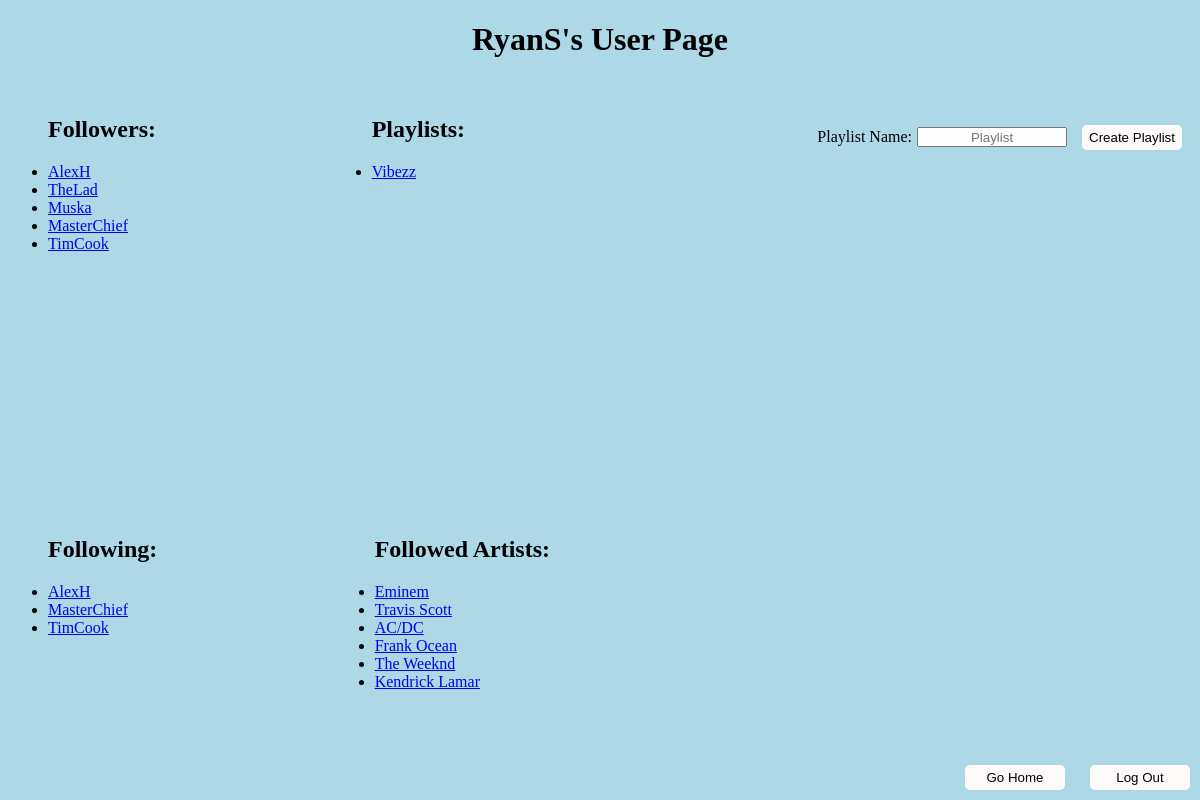
The page /user/RyanS (signed in) on the database as committed earlier.
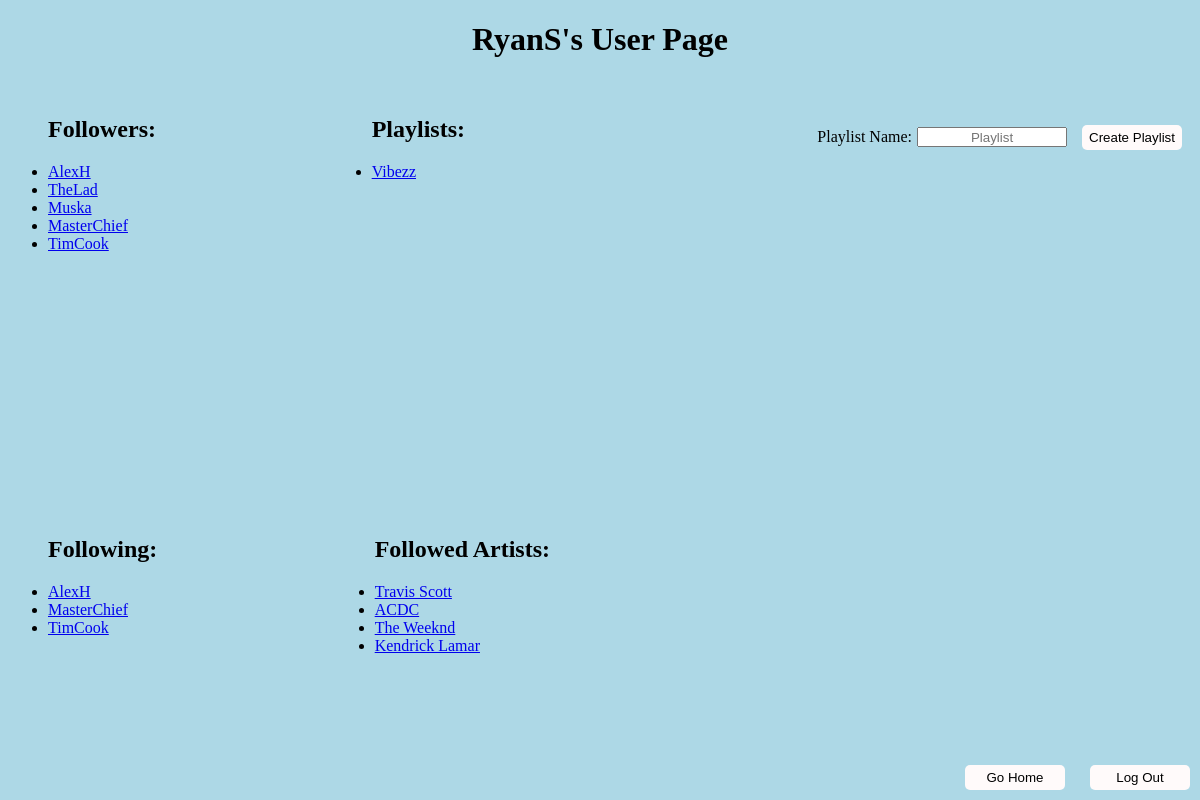
The same page on the database as committed later.
### runner.py (models this page shows, shortened)
class Users(UserMixin, db.Model):
    __tablename__ = "Users"
    id = db.Column(db.Integer, primary_key = True)
    username = db.Column(db.String, nullable = False)
    password = db.Column(db.String, nullable = False)

class Playlists(db.Model):
    __tablename__ = "Playlists"
    id = db.Column(db.Integer, primary_key = True)
    userkey = db.Column(db.Integer, nullable = False)
    name = db.Column(db.String, nullable = False)
    public = db.Column(db.Integer, nullable = False)

class Artists(db.Model):
    __tablename__ = "Artists"
    id = db.Column(db.Integer, primary_key = True)
    name = db.Column(db.String, nullable = False)

### runner.py (the view)
@app.route("/user/<username>")
@login_required
def userpage(username):
    username = username.replace("%20", " ")
    user = Users.query.filter_by(username = username).first()
    isUser = False
    if user is not None:
        if user.id == current_user.id:
            isUser = True
        if request.method == "GET":
            listFollowers = []
            listFollowing = []
            listPlaylists = []
            listArtists = []
            followers = Followers.query.filter_by(followed = user.id)
            following = Followers.query.filter_by(user = user.id)
            for follower in followers:
                temp = Users.query.filter_by(id = follower.user).first()
                listFollowers.append(temp.username)
            for follower in following:
                temp = Users.query.filter_by(id = follower.followed).first()
                listFollowing.append(temp.username)
            if (current_user.id == user.id):
                playlists = Playlists.query.filter_by(userkey = user.id)
                for playlist in playlists:
                    listPlaylists.append(playlist.name)
            else:
                playlists = Playlists.query.filter_by(userkey = user.id, public = 1)
                for playlist in playlists:
                    listPlaylists.append(playlist.name)
            followedArtists = FollowersArtists.query.filter_by(userkey = user.id)
            for artist in followedArtists:
                temp = Artists.query.filter_by(id = artist.artistkey).first()
                listArtists.append(temp.name)
            return render_template("users.html", username = username, isUser = isUser, followers = listFollowers,
                                    following = listFollowing, playlists = listPlaylists, artists = listArtists)

### runner.py (called while the page is built)
@login_manager.user_loader
def load_user(user_id):
    return Users.query.filter_by(id = user_id).first()

### templates/users.html (shortened to what this page needs)
<!DOCTYPE html>
<html lang = 'en'>
    <head>
        <link href="../static/stylesheet.css" rel="stylesheet">
    </head>
    <body>
        <h1 class="center">{{username}}'s User Page</h1>
        <ul class = "upperLeft" type = "disc">
            <h2 class = "center">Followers:</h2>
            {% if not followers %}
                <li>No followers :(</li>
            {% else %}
                {% for follower in followers %}
                    <li><a href = "/user/{{follower}}">{{follower}}</a></li>
                {% endfor %}
            {% endif %}
        </ul>
        <ul class = "bottomLeft" type = "disc">
            <h2 class = "center">Following:</h2>
            {% if not following %}
                <li>Not following anyone :(</li>
            {% else %}
                {% for follower in following %}
                    <li><a href = "/user/{{follower}}">{{follower}}</a></li>
                {% endfor %}
            {% endif %}
        </ul>
        <ul class = "upperRight" type = "disc">
            <h2 class = "center">Playlists:</h2>
            {% if not playlists %}
                <li>No playlists to show :(</li>
            {% else %}
                {% for playlist in playlists %}
                    <li><a href = "/playlist/{{playlist}}">{{playlist}}</a></li>
                {% endfor %}
            {% endif %}
        </ul>
        <ul class = "bottomRight" type = "disc">
            <h2 class = "center">Followed Artists: </h2>
            {% if not artists %}
                <li>No followed artists :(</li>
            {% else %}
                {% for artist in artists %}
                    <li><a href = "/artist/{{artist}}">{{artist}}</a></li>
                {% endfor %}
            {% endif %}
        </ul>
        {% if isUser %}
            <div class = "right">
            <label for="playlistName">Playlist Name:</label><br>
            <input type="text" class = "textbox" id="newPlaylist" name="newPlaylist" placeholder="Playlist"><br>
            <button type="button" onclick="newPlaylist()">Create Playlist</button>
            </div>
        {% endif %}
        <button type="button" class="home" onclick="goHome()">Go Home</button>
        <button type="button" class="exit" id="logout" onclick="logout()">Log Out</button>
    </body>
</html>

### static/stylesheet.css (style rules this page uses)
body { background-color: lightblue; }
button { width: 100px; padding: 5px 5px; border-radius: 5px; border: none; margin: 10px; background-color: snow; }
input { width: 150px; height: 20px; margin: 5px; }
.center { text-align: center; }
.textbox { text-align: center; }
* { box-sizing: border-box; }
.upperLeft { position: absolute; }
.upperRight { position: absolute; top: 100; right: 735px; }
.bottomLeft { position: absolute; top: 500px; }
.bottomRight { position: absolute; right: 650px; top: 500px; }
.exit { position: absolute; right: 0px; bottom: 0px; }
.home { position: absolute; right: 125px; bottom: 0px; }
.right { float: right; margin-top: 35px; align-items: center; text-align: center; display: flex; justify-content: center; }

Rows that differ between the two databases and show on the page:
no longer on this page (row unchanged): Artists: name "Eminem"
no longer on this page (row unchanged): Artists: name "Frank Ocean"
changed Artists: name "AC/DC" → "ACDC"
